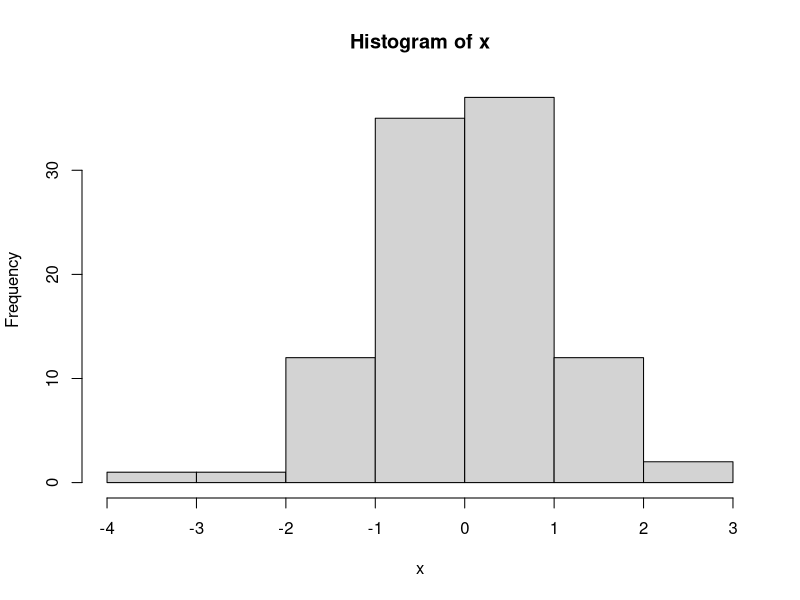

The R script that drew this image:
## ---- chunk 1
x <- rnorm(100)
hist(x)
